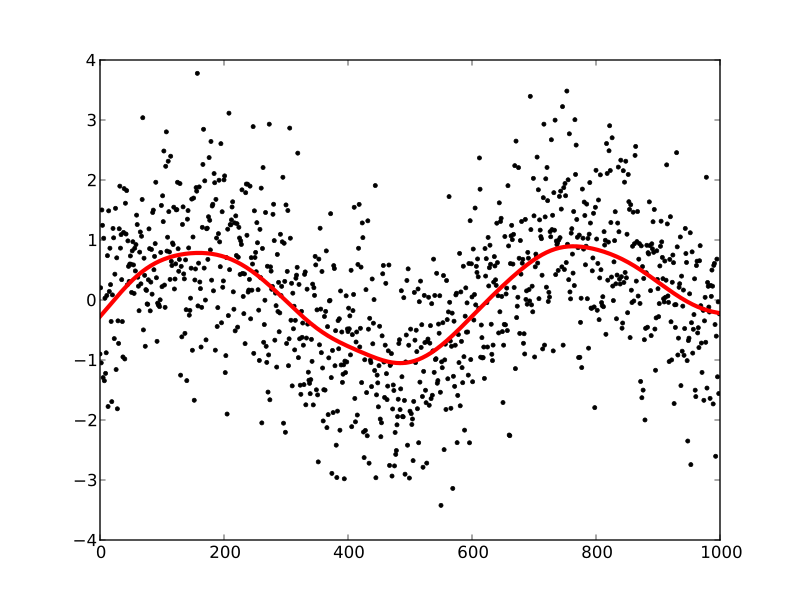

Recreate this plot in Python.
import numpy as np
import matplotlib.pyplot as plt

from astropy.convolution import Gaussian1DKernel, convolve

# Generate fake data
x = np.arange(1000).astype(float)
y = np.sin(x / 100.) + np.random.normal(0., 1., x.shape)

# Create kernel
g = Gaussian1DKernel(width=50)

# Convolve data
z = convolve(y, g, boundary='extend')

# Plot data before and after convolution
plt.plot(x, y, 'k.')
plt.plot(x, z, 'r-', lw=3)
plt.show()
